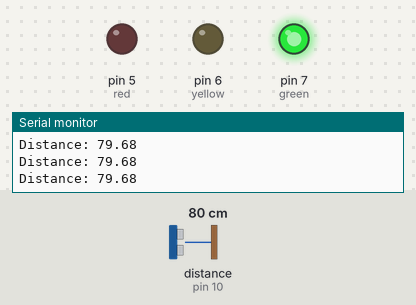
The sketch below on a simulated Arduino Uno, built with avr-gcc and run on an emulated ATmega328P. Shown: output pins drawn as LEDs (lit = HIGH), the last lines printed to the serial monitor. Wiring (inferred from the names in the program): ultrasonic range finder: trigger pin 9; echo pin 10. The test bench sets the inputs (shaded band); at power-on: distance to the obstacle (sensor on pin 10) 80 cm. The echo pulse lasts 58.3 µs per cm; pins used as bus, display or sensor lines are not drawn.

Above: at 1.2 s.
1.3 s: distance to the obstacle (sensor on pin 10) set to 2 cm
At 2.2 s:
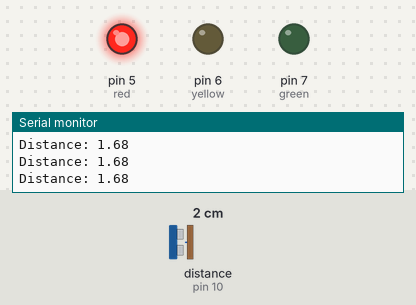
2.9 s: distance to the obstacle (sensor on pin 10) set to 9 cm
4.4 s: distance to the obstacle (sensor on pin 10) set to 13 cm
At 5.7 s:
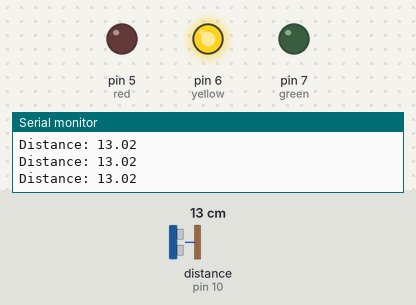
6.0 s: distance to the obstacle (sensor on pin 10) set to 4 cm
At 6.9 s:
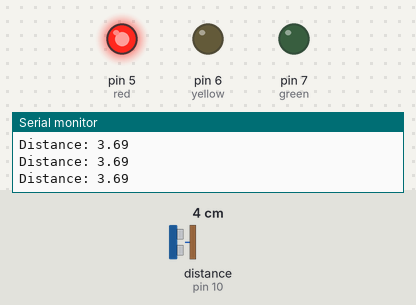
7.6 s: distance to the obstacle (sensor on pin 10) set to 18 cm
At 8.9 s:
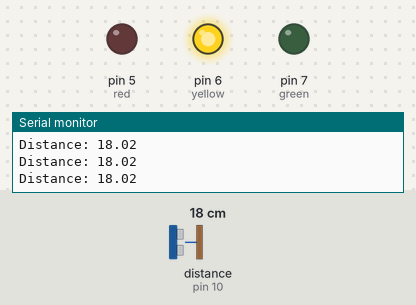
Timing chart, 0 to 10.2 s (numbered marks = the images above; inputs shaded):
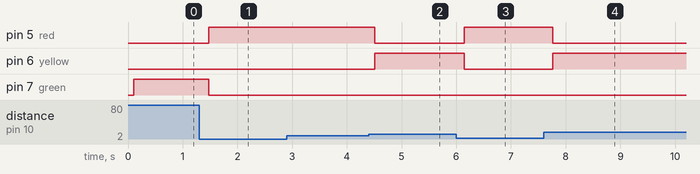

The sketch:

3.8-Distance_Sensing.ino
```cpp
int trigPin = 9;
int echoPin = 10;
int green=7;
int yellow=6;
int red=5;
float distance, duration;

void setup() {
  pinMode(trigPin, OUTPUT);
  pinMode(echoPin, INPUT);
  pinMode(green, OUTPUT);
  pinMode(yellow, OUTPUT);
  pinMode(red, OUTPUT);
  Serial.begin(9600);
}

void loop() {
  digitalWrite(trigPin, LOW);
  delayMicroseconds(2);
  digitalWrite(trigPin, HIGH);
  delayMicroseconds(10);
  digitalWrite(trigPin, LOW);

  duration = pulseIn(echoPin, HIGH);
  distance = (duration*.0343)/2;
  Serial.print("Distance: ");
  Serial.println(distance);
  delay(100);
  // running the lights code
  if(distance>30){
    digitalWrite(green,HIGH);
    digitalWrite(yellow,LOW);
    digitalWrite(red,LOW);
  }
  else if(distance>=10 && distance<=30){
    digitalWrite(green,LOW);
    digitalWrite(yellow,HIGH);
    digitalWrite(red,LOW);
  }
  else{
    digitalWrite(green,LOW);
    digitalWrite(yellow,LOW);
    digitalWrite(red,HIGH);
  }
}
```

Measured:
- the behaviour switches between 10 and 11 cm on distance to the obstacle (sensor on pin 10) (found by bisection; images 1 and 2)
- after the input at 1.3 s, pin 5 (red): LOW → HIGH after 0.18 s; pin 7 (green): HIGH → LOW after 0.18 s
- after the input at 4.4 s, pin 5 (red): HIGH → LOW after 0.11 s; pin 6 (yellow): LOW → HIGH after 0.11 s
- after the input at 6.0 s, pin 5 (red): LOW → HIGH after 0.14 s; pin 6 (yellow): HIGH → LOW after 0.14 s
- after the input at 7.6 s, pin 5 (red): HIGH → LOW after 0.16 s; pin 6 (yellow): LOW → HIGH after 0.16 s
